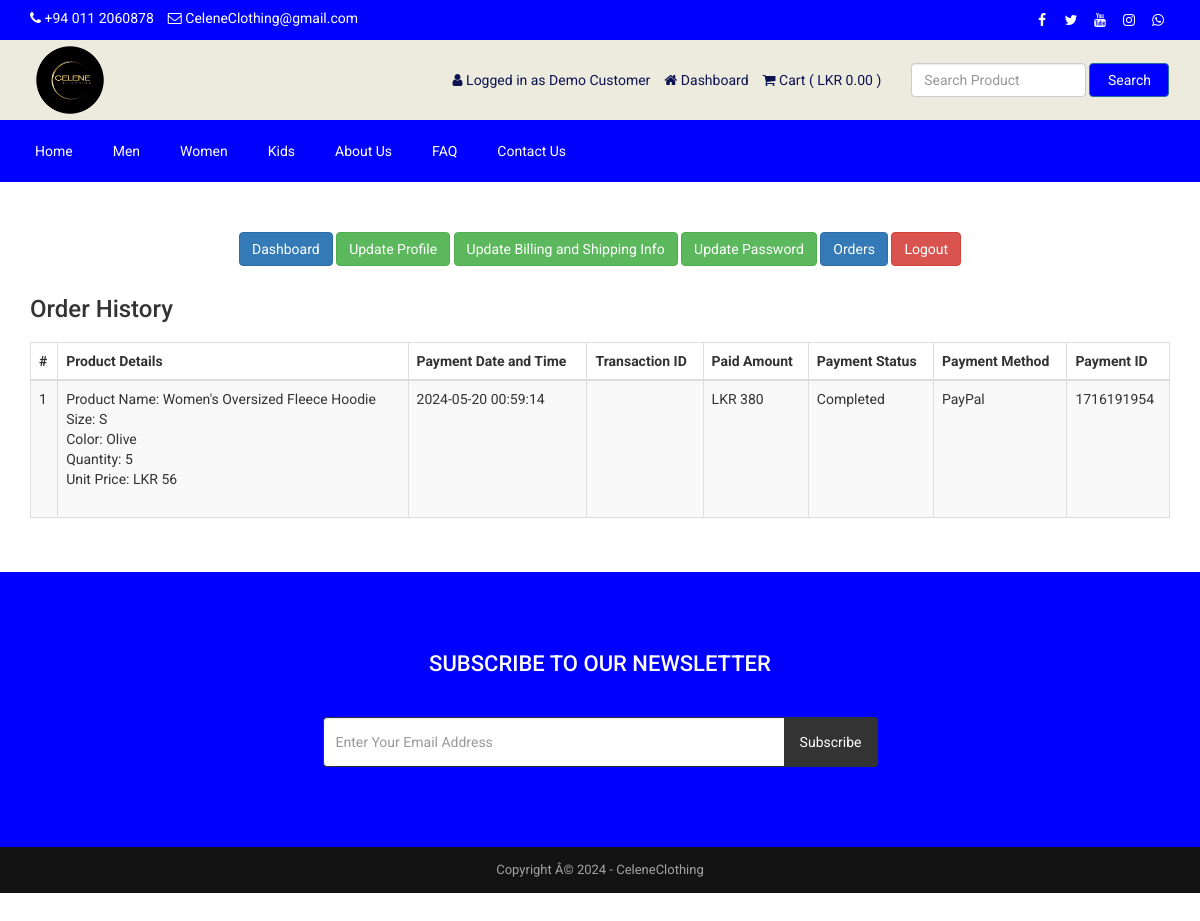
Page /customer-order.php (signed in) on the committed database.
### tables this page shows
CREATE TABLE `tbl_settings` (
  `id` int(11) NOT NULL,
  `logo` text NOT NULL,
  `favicon` text NOT NULL,
  `footer_about` text NOT NULL,
  `footer_copyright` text NOT NULL,
  `contact_address` text NOT NULL,
  `contact_email` text NOT NULL,
  `contact_phone` text NOT NULL,
  `contact_fax` text NOT NULL,
  `contact_map_iframe` text NOT NULL,
  `receive_email` text NOT NULL,
  `receive_email_subject` text NOT NULL,
  `receive_email_thank_you_message` text NOT NULL,
  `forget_password_message` text NOT NULL,
  `total_recent_post_footer` int(10) NOT NULL,
  `total_popular_post_footer` int(10) NOT NULL,
  `total_recent_post_sidebar` int(11) NOT NULL,
  `total_popular_post_sidebar` int(11) NOT NULL,
  `total_featured_product_home` int(11) NOT NULL,
  `total_latest_product_home` int(11) NOT NULL,
  `total_popular_product_home` int(11) NOT NULL,
  `meta_title_home` text NOT NULL,
  `meta_keyword_home` text NOT NULL,
  `meta_description_home` text NOT NULL,
  `banner_login` text NOT NULL,
  `banner_registration` text NOT NULL,
  `banner_forget_password` text NOT NULL,
  `banner_reset_password` text NOT NULL,
  `banner_search` text NOT NULL,
  `banner_cart` text NOT NULL,
  `banner_checkout` text NOT NULL,
  `banner_product_category` text NOT NULL,
  `banner_blog` text NOT NULL,
  `cta_title` text NOT NULL,
  `cta_content` text NOT NULL,
  `cta_read_more_text` text NOT NULL,
  `cta_read_more_url` text NOT NULL,
  `cta_photo` text NOT NULL,
  `featured_product_title` text NOT NULL,
  `featured_product_subtitle` text NOT NULL,
  `latest_product_title` text NOT NULL,
  `latest_product_subtitle` text NOT NULL,
  `popular_product_title` text NOT NULL,
  `popular_product_subtitle` text NOT NULL,
  `testimonial_title` text NOT NULL,
  `testimonial_subtitle` text NOT NULL,
  `testimonial_photo` text NOT NULL,
  `blog_title` text NOT NULL,
  `blog_subtitle` text NOT NULL,
  `newsletter_text` text NOT NULL,
  `paypal_email` text NOT NULL,
  `stripe_public_key` text NOT NULL,
  `stripe_secret_key` text NOT NULL,
  `bank_detail` text NOT NULL,
  `before_head` text NOT NULL,
  `after_body` text NOT NULL,
  `before_body` text NOT NULL,
  `home_service_on_off` int(11) NOT NULL,
  `home_welcome_on_off` int(11) NOT NULL,
  `home_featured_product_on_off` int(11) NOT NULL,
  `home_latest_product_on_off` int(11) NOT NULL,
  `home_popular_product_on_off` int(11) NOT NULL,
  `home_testimonial_on_off` int(11) NOT NULL,
  `home_blog_on_off` int(11) NOT NULL,
  `newsletter_on_off` int(11) NOT NULL,
  `ads_above_welcome_on_off` int(1) NOT NULL,
  `ads_above_featured_product_on_off` int(1) NOT NULL,
  `ads_above_latest_product_on_off` int(1) NOT NULL,
  `ads_above_popular_product_on_off` int(1) NOT NULL,
  `ads_above_testimonial_on_off` int(1) NOT NULL,
  `ads_category_sidebar_on_off` int(1) NOT NULL
);

CREATE TABLE `tbl_social` (
  `social_id` int(11) NOT NULL,
  `social_name` varchar(30) NOT NULL,
  `social_url` varchar(255) NOT NULL,
  `social_icon` varchar(30) NOT NULL
);

CREATE TABLE `tbl_top_category` (
  `tcat_id` int(11) NOT NULL,
  `tcat_name` varchar(255) NOT NULL,
  `show_on_menu` int(1) NOT NULL
);

CREATE TABLE `tbl_page` (
  `id` int(11) NOT NULL,
  `about_title` varchar(255) NOT NULL,
  `about_content` text NOT NULL,
  `about_banner` varchar(255) NOT NULL,
  `about_meta_title` varchar(255) NOT NULL,
  `about_meta_keyword` text NOT NULL,
  `about_meta_description` text NOT NULL,
  `faq_title` varchar(255) NOT NULL,
  `faq_banner` varchar(255) NOT NULL,
  `faq_meta_title` varchar(255) NOT NULL,
  `faq_meta_keyword` text NOT NULL,
  `faq_meta_description` text NOT NULL,
  `blog_title` varchar(255) NOT NULL,
  `blog_banner` varchar(255) NOT NULL,
  `blog_meta_title` varchar(255) NOT NULL,
  `blog_meta_keyword` text NOT NULL,
  `blog_meta_description` text NOT NULL,
  `contact_title` varchar(255) NOT NULL,
  `contact_banner` varchar(255) NOT NULL,
  `contact_meta_title` varchar(255) NOT NULL,
  `contact_meta_keyword` text NOT NULL,
  `contact_meta_description` text NOT NULL,
  `pgallery_title` varchar(255) NOT NULL,
  `pgallery_banner` varchar(255) NOT NULL,
  `pgallery_meta_title` varchar(255) NOT NULL,
  `pgallery_meta_keyword` text NOT NULL,
  `pgallery_meta_description` text NOT NULL,
  `vgallery_title` varchar(255) NOT NULL,
  `vgallery_banner` varchar(255) NOT NULL,
  `vgallery_meta_title` varchar(255) NOT NULL,
  `vgallery_meta_keyword` text NOT NULL,
  `vgallery_meta_description` text NOT NULL
);

CREATE TABLE `tbl_payment` (
  `id` int(11) NOT NULL,
  `customer_id` int(11) NOT NULL,
  `customer_name` varchar(255) NOT NULL,
  `customer_email` varchar(255) NOT NULL,
  `payment_date` varchar(50) NOT NULL,
  `txnid` varchar(255) NOT NULL,
  `paid_amount` int(11) NOT NULL,
  `card_number` varchar(50) NOT NULL,
  `card_cvv` varchar(10) NOT NULL,
  `card_month` varchar(10) NOT NULL,
  `card_year` varchar(10) NOT NULL,
  `bank_transaction_info` text NOT NULL,
  `payment_method` varchar(20) NOT NULL,
  `payment_status` varchar(25) NOT NULL,
  `shipping_status` varchar(20) NOT NULL,
  `payment_id` varchar(255) NOT NULL
);

CREATE TABLE `tbl_order` (
  `id` int(11) NOT NULL,
  `product_id` int(11) NOT NULL,
  `product_name` varchar(255) NOT NULL,
  `size` varchar(100) NOT NULL,
  `color` varchar(100) NOT NULL,
  `quantity` varchar(50) NOT NULL,
  `unit_price` varchar(50) NOT NULL,
  `payment_id` varchar(255) NOT NULL
);

### customer-order.php (the view, shortened to what the rows shown need)
<?php require_once('header.php'); ?>
<div class="page">
    <div class="container">
        <div class="row">
            <div class="col-md-12">
                <div class="user-content">
                    <div class="table-responsive">
                        <table class="table table-bordered table-striped table-hover">
                            <thead>
                                <tr>
                                    <th><?php echo '#' ?></th>
                                    <th><?php echo LANG_VALUE_48; ?></th>
                                    <th><?php echo LANG_VALUE_27; ?></th>
                                    <th><?php echo LANG_VALUE_28; ?></th>
                                    <th><?php echo LANG_VALUE_29; ?></th>
                                    <th><?php echo LANG_VALUE_30; ?></th>
                                    <th><?php echo LANG_VALUE_31; ?></th>
                                    <th><?php echo LANG_VALUE_32; ?></th>
                                </tr>
                            </thead>
                            <tbody>
            <?php
            $limit = 10;
            $page = @$_GET['page'];
            if($page)
                $start = ($page - 1) * $limit;
            else
                $start = 0;
            $statement = $pdo->prepare("SELECT * FROM tbl_payment WHERE customer_email=? ORDER BY id DESC LIMIT $start, $limit");
            $statement->execute(array($_SESSION['customer']['cust_email']));
            $result = $statement->fetchAll(PDO::FETCH_ASSOC);
            if ($page == 0) $page = 1;
            ?>
                                <?php
                                $tip = $page*10-10;
                                foreach ($result as $row) {
                                    $tip++;
                                    ?>
                                    <tr>
                                        <td><?php echo $tip; ?></td>
                                        <td>
                                            <?php
                                            $statement1 = $pdo->prepare("SELECT * FROM tbl_order WHERE payment_id=?");
                                            $statement1->execute(array($row['payment_id']));
                                            $result1 = $statement1->fetchAll(PDO::FETCH_ASSOC);
                                            foreach ($result1 as $row1) {
                                                echo 'Product Name: '.$row1['product_name'];
                                                echo '<br>Size: '.$row1['size'];
                                                echo '<br>Color: '.$row1['color'];
                                                echo '<br>Quantity: '.$row1['quantity'];
                                                echo'<br>Unit Price: LKR '.number_Format($row1['unit_price']);
                                                echo '<br><br>';
                                            }
                                            ?>
                                        </td>
                                        <td><?php echo $row['payment_date']; ?></td>
                                        <td><?php echo $row['txnid']; ?></td>
                                        <td><?php echo LANG_VALUE_1;?> <?php echo number_Format($row['paid_amount']); ?></td>
                                        <td><?php echo $row['payment_status']; ?></td>
                                        <td><?php echo $row['payment_method']; ?></td>
                                        <td><?php echo $row['payment_id']; ?></td>
                                    </tr>
                                    <?php
                                }
                                ?>
                            </tbody>
                        </table>
                </div>
            </div>
        </div>
    </div>
</div>
<?php require_once('footer.php'); ?>

### header.php (shortened to what the rows shown need)
<?php
include("admin/inc/config.php");
$statement = $pdo->prepare("SELECT * FROM tbl_settings WHERE id=1");
$statement->execute();
$result = $statement->fetchAll(PDO::FETCH_ASSOC);
foreach ($result as $row)
{
	$logo = $row['logo'];
	$contact_email = $row['contact_email'];
	$contact_phone = $row['contact_phone'];
}
?>
<!DOCTYPE html>
<html lang="en">
<head>
	<link rel="stylesheet" href="assets/css/bootstrap.min.css">
	<link rel="stylesheet" href="assets/css/font-awesome.min.css">
	<link rel="stylesheet" href="assets/css/owl.carousel.min.css">
	<link rel="stylesheet" href="assets/css/owl.theme.default.min.css">
	<link rel="stylesheet" href="assets/css/jquery.bxslider.min.css">
    <link rel="stylesheet" href="assets/css/magnific-popup.css">
    <link rel="stylesheet" href="assets/css/rating.css">
	<link rel="stylesheet" href="assets/css/spacing.css">
	<link rel="stylesheet" href="assets/css/bootstrap-touch-slider.css">
	<link rel="stylesheet" href="assets/css/animate.min.css">
	<link rel="stylesheet" href="assets/css/tree-menu.css">
	<link rel="stylesheet" href="assets/css/select2.min.css">
	<link rel="stylesheet" href="assets/css/main.css">
	<link rel="stylesheet" href="assets/css/responsive.css">
	<?php
	$statement = $pdo->prepare("SELECT * FROM tbl_page WHERE id=1");
	$statement->execute();
	$result = $statement->fetchAll(PDO::FETCH_ASSOC);
		?>
</head>
<body>
<div class="top"  style="background-color:blue">
	<div class="container">
		<div class="row">
			<div class="col-md-6 col-sm-6 col-xs-12">
				<div class="left">
					<ul>
						<li><i class="fa fa-phone"></i> <?php echo $contact_phone; ?></li>
						<li><i class="fa fa-envelope-o"></i> <?php echo $contact_email; ?></li>
					</ul>
				</div>
			</div>
			<div class="col-md-6 col-sm-6 col-xs-12">
				<div class="right">
					<ul>
						<?php
						$statement = $pdo->prepare("SELECT * FROM tbl_social");
						$statement->execute();
						$result = $statement->fetchAll(PDO::FETCH_ASSOC);
						foreach ($result as $row) {
							?>
							<?php if($row['social_url'] != ''): ?>
							<li><a href="<?php echo $row['social_url']; ?>"><i class="<?php echo $row['social_icon']; ?>"></i></a></li>
							<?php endif; ?>
							<?php
						}
						?>
					</ul>
				</div>
			</div>
		</div>
	</div>
</div>
<div class="header"  style="background-color:#EDEADE">
	<div class="container">
		<div class="row inner">
			<div class="col-md-4 logo">
				<a href="index.php"><img src="assets/uploads/<?php echo $logo; ?>" alt="logo image"></a>
			</div>
		</div>
	</div>
</div>
<div class="nav"  style="background-color:blue" >
	<div class="container">
		<div class="row">
			<div class="col-md-12 pl_0 pr_0">
				<div class="menu-container" style="background-color:blue">
					<div class="menu">
						<ul>
							<?php
							$statement = $pdo->prepare("SELECT * FROM tbl_top_category WHERE show_on_menu=1");
							$statement->execute();
							$result = $statement->fetchAll(PDO::FETCH_ASSOC);
							foreach ($result as $row) {
								?>
								<li><a href="product-category.php?id=<?php echo $row['tcat_id']; ?>&type=top-category"><?php echo $row['tcat_name']; ?></a>
								</li>
								<?php
							}
							?>
							<?php
							$statement = $pdo->prepare("SELECT * FROM tbl_page WHERE id=1");
							$statement->execute();
							$result = $statement->fetchAll(PDO::FETCH_ASSOC);
							foreach ($result as $row) {
								$about_title = $row['about_title'];
								$faq_title = $row['faq_title'];
								$contact_title = $row['contact_title'];
							}
							?>
							<li><a href="about.php"><?php echo $about_title; ?></a></li>
							<li><a href="faq.php"><?php echo $faq_title; ?></a></li>
							<li><a href="contact.php"><?php echo $contact_title; ?></a></li>
						</ul>
					</div>
				</div>
			</div>
		</div>
	</div>
</div>

### footer.php (shortened to what the rows shown need)
<?php
$statement = $pdo->prepare("SELECT * FROM tbl_settings WHERE id=1");
$statement->execute();
$result = $statement->fetchAll(PDO::FETCH_ASSOC);
foreach ($result as $row)
{
	$footer_copyright = $row['footer_copyright'];
    $newsletter_on_off = $row['newsletter_on_off'];
}
?>
<?php if($newsletter_on_off == 1): ?>
<section class="home-newsletter"  style="background-color:blue	">
	<div class="container">
		<div class="row">
			<div class="col-md-6 col-md-offset-3">
				<div class="single">
				<form action="" method="post">
					<h2><?php echo LANG_VALUE_93; ?></h2>
				</div>
			</div>
		</div>
	</div>
</section>
<?php endif; ?>
<div class="footer-bottom">
	<div class="container">
		<div class="row">
			<div class="col-md-12 copyright">
				<?php echo $footer_copyright; ?>
			</div>
		</div>
	</div>
</div>
</body>
</html>

### rows in the picture
tbl_settings: contact_phone "+94 011 2060878", contact_email "CeleneClothing@gmail.com", logo (picture), footer_copyright "Copyright Â© 2024 - CeleneClothing"
tbl_top_category: tcat_name "Men"
tbl_top_category: tcat_name "Women"
tbl_top_category: tcat_name "Kids"
tbl_page: about_title "About Us", faq_title "FAQ", contact_title "Contact Us"
tbl_payment: payment_date "2024-05-20 00:59:14", paid_amount "380", payment_status "Completed", payment_method "PayPal", payment "1716191954"
tbl_order: product_name "Women's Oversized Fleece Hoodie", size "S", color "Olive", quantity "5", unit_price "56"

### other values in the picture
LANG_VALUE_13 "Logged in as"
$_SESSION['customer']['cust_name'] "Demo Customer"
LANG_VALUE_89 "Dashboard"
LANG_VALUE_18 "Cart"
LANG_VALUE_3 "Search"
LANG_VALUE_117 "Update Profile"
LANG_VALUE_88 "Update Billing and Shipping Info"
LANG_VALUE_99 "Update Password"
LANG_VALUE_24 "Orders"
LANG_VALUE_14 "Logout"
LANG_VALUE_25 "Order History"
LANG_VALUE_48 "Product Details"
LANG_VALUE_27 "Payment Date and Time"
LANG_VALUE_28 "Transaction ID"
LANG_VALUE_29 "Paid Amount"
